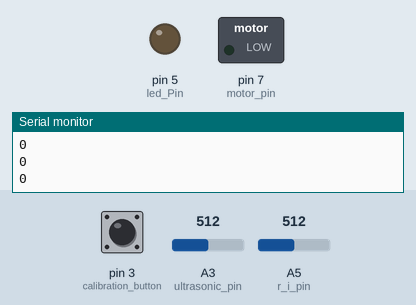
Bench run of a sketch on a simulated Arduino Uno, built with avr-gcc and run on an emulated ATmega328P. On the bench: switched loads named in the sketch (green lamp = pin HIGH), output pins drawn as LEDs (lit = HIGH), the last lines printed to the serial monitor. The test bench sets the inputs (shaded band); at power-on: A3 (ultrasonic_pin) = 512, A5 (r_i_pin) = 512, pin 3 (calibration_button) HIGH.

Above: at 1.2 s.
1.3 s: A3 (ultrasonic_pin) set to 40
At 2.1 s:
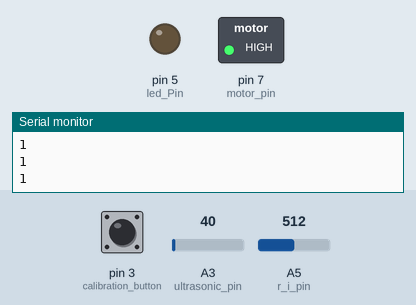
3.8 s: A5 (r_i_pin) set to 990
5.3 s: A5 (r_i_pin) set to 1011
At 6.3 s:
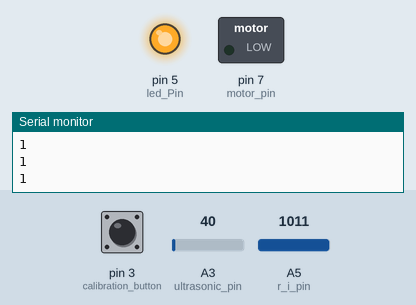
6.8 s: A5 (r_i_pin) set to 900
At 7.5 s:
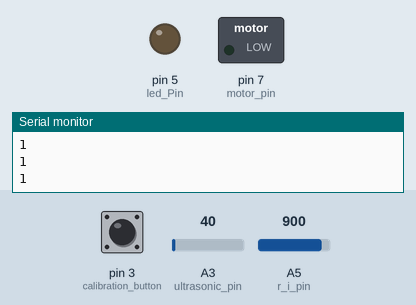
8.3 s: A5 (r_i_pin) set to 1010
At 8.8 s:
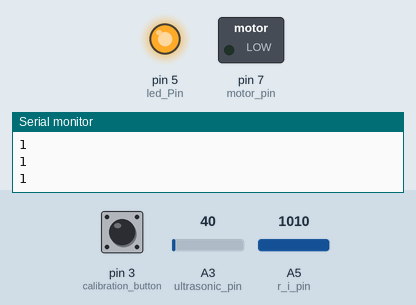
Timing chart, 0 to 10.8 s (numbered marks = the images above; inputs shaded):
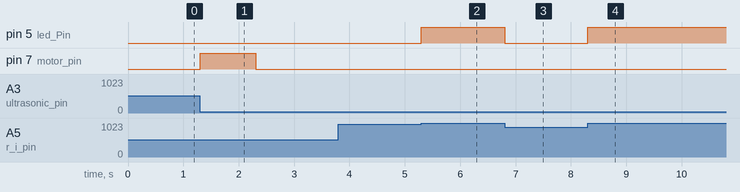

The sketch:

StepWatcher.ino
```cpp
#define TIMEVIBRATING 1000
#define MONITORINGRATE 10

int previous_ultrasonic = 110000;
int MINIMUMULTRA = 50;
int MINIMUMIR = 0;

//Probabilities and utility used in the Bayesian Filter function
float initial_prob[2] = { 0.5, 0.5};
float obstacle_given[2] = { 0.5, 0.5};
float us_given_obstacle[2] = { 0.9, 0.1 };
int utility[2] = { 11, -10 };

int pyramid_elements[2] = {1, 21};
int pyramid_length = 1;
int *buffer_accelerometer;

//Parameters monitoring function compare
const int ir_max = 1000, us_max = 1000;
const int ir_min = 0, us_min = 30;

long monitoring_time = 0, time_already_vibrating = 0;

int ir_threshold = 300;
const int r_i_pin = A5;
const int ultrasonic_pin = A3;
const int motor_pin = 7;
const int calibration_button = 3;
int led_Pin = 5;

//Flags using in the program
int problem_monitoring = 0;
int just_detected = 0;
int was_detected = 0;
int called_and_detected_check_sensor = 0;

void (*state)() = foot_in_air;

//A heap was used to store in a almost ordered way the last N values, it returns the average of the median values
class Heap {
  private:
    int *vector, size_v = 0, last_pos_available = 1;

    void organize(int initial_position) {
      int index_father = int(initial_position / 2);
      if (index_father == 0) {
        return;
      }
      int temp = vector[index_father];
      if (vector[index_father] > vector[initial_position]) {
        vector[index_father] = vector[initial_position];
        vector[initial_position] = temp;
        organize(index_father);
      }
    };

  public:
    Heap(int size_v) {
      vector = (int*)malloc(sizeof(int) * (size_v + 1));
      vector[0] = 0;
      this->size_v = size_v;
    };

    ~Heap() {
      delete vector;
    }

    void insert(int value) {
      vector[last_pos_available] = value;
      organize(last_pos_available);
      last_pos_available++;
    };

    //Considering the size N it returns the avererage of the n values, ignoring the extremes.
    //Because it is a binary heap it garantees removing the max and min values only if ignores multiples of 2.
    int get_average_n_mid(int n) {
      int i, accumulator = 0, begin = int((size_v - n) / 2) + 1;
      for (i = begin; i < n + begin; i++) {
        accumulator += vector[i];
      }
      return int(accumulator / n);
    };
};

void turn_on_motor() {
  digitalWrite(motor_pin, HIGH);;
}


void turn_off_motor() {
  digitalWrite(motor_pin, LOW);;
}

//Interrupt that calibrates the sensors, storing the value read int the threshold.
void calibration() {
  int ultrasonic_reading = sequence_sensors(ultrasonic_pin, 9, 5);
  int infrared_reading = sequence_sensors(r_i_pin, 9, 5);
  MINIMUMULTRA = ultrasonic_reading;
  ir_threshold = infrared_reading;
  just_detected = 0;
}

//Return  the average of the values with O(n) complexity.
int sequence_sensors(int pin, int buffer_size, int number_readings) {
  Heap heap(buffer_size);
  for (int i = 0; i < buffer_size; i++) {
    heap.insert(analogRead(pin));
  }
  return heap.get_average_n_mid(number_readings);
}

//state that takes the measuremt filtered of the ultrasonic and uses a simple Bayes filter to decide if it was an obstacle,
//if not assumes that both can happen with same chance(it forgot the past measuremts).
void check_sensors() {
  int ultrasonic_reading = sequence_sensors(ultrasonic_pin, 11, 5);
  int us_result = ultrasonic_reading < MINIMUMULTRA;
  Serial.println(us_result);
  if (is_obstacle(us_result, us_given_obstacle)  && !just_detected) {
    turn_on_motor();
    time_already_vibrating = millis();
    was_detected = 1;
    previous_ultrasonic = ultrasonic_reading;
    called_and_detected_check_sensor = 1;
    just_detected = 1;
  } else {
    initial_prob[0] = 0.5;
    initial_prob[1] = 0.5;
    called_and_detected_check_sensor = 0;
  }
  state = foot_in_air;
}

//Take the distance and compare with the threshold to define the position of the sensor. I also checks the timeout of the motor.
void foot_in_air() {
  int no_previous = 0;
  if ((millis() - time_already_vibrating > TIMEVIBRATING ) && was_detected) {
    turn_off_motor();
    was_detected = 0;
  }

  int ir_reading = sequence_sensors(r_i_pin, 9, 5);
  if (ir_reading > ir_threshold - 30) {
    state = check_sensors;
  }else{
    just_detected = 0;
  }
}

//Check if both sensors are conected correctly. If no information is received, the signal goes to almost 0(there is a resistor linking to ground).
int monitoring() {
  if (millis() - monitoring_time > MONITORINGRATE) {
    monitoring_time = millis();
    int ultrasonic_reading = sequence_sensors(ultrasonic_pin, 9, 5);
    int infrared_reading = sequence_sensors(r_i_pin, 9, 5);
    if (
      ultrasonic_reading > us_max || ultrasonic_reading < us_min ||
      infrared_reading > ir_max || infrared_reading < ir_min) {
      problem_monitoring = 1;
      digitalWrite(led_Pin, HIGH);
    } else {
      problem_monitoring = 0;
      digitalWrite(led_Pin, LOW);
    }
  }
}

//The bayes filter wass used to include uncertaints coming from the sensor, and to give a chance to define how "important" is
//a true positive vs false positive of the sensor(currently the sensor is biased to be conservative, more positives).
int is_obstacle(int value_ultrasonic, float* weights) {
  float accumulator_prob[2];
  int i;
  for (i = 0; i < 2; i++) {
    accumulator_prob[i] = obstacle_given[i] * initial_prob[i];
  }
  float probability_prediction[2];
  int index_ultrasonic = abs(1 - value_ultrasonic);
  probability_prediction[0] = weights[index_ultrasonic] * accumulator_prob[0];
  probability_prediction[1] = weights[!index_ultrasonic] * accumulator_prob[1];
  float sum = probability_prediction[0] + probability_prediction[1];
  probability_prediction[0] /= sum;
  probability_prediction[1] /= sum;
  //Avoid problems with 0 and 1 that were keeping the same valeus.
  if (probability_prediction[0] == 1 && probability_prediction[1] == 0) {
    initial_prob[0] = 0.99;
    initial_prob[1] = 0.01;
  } else if (probability_prediction[0] == 0 && probability_prediction[1] == 1) {
    initial_prob[0] = 0.01;
    initial_prob[1] = 0.99;
  } else {
    initial_prob[0] = probability_prediction[0];
    initial_prob[1] = probability_prediction[1];
  }
  if (abs(probability_prediction[0] * utility[0]) > abs(probability_prediction[1] * utility[1])) {
    return true;
  }
  return false;
}

void setup() {
  pinMode(led_Pin, OUTPUT);
  pinMode(motor_pin, OUTPUT);
  digitalWrite(led_Pin, LOW);
  digitalWrite(motor_pin, LOW);
  attachInterrupt(digitalPinToInterrupt(calibration_button), calibration, FALLING);
  Serial.begin(9600);
  buffer_accelerometer = (int*)malloc(sizeof(int) * pyramid_elements[pyramid_length - 1]);
}

void loop() {
  monitoring();
  if (!problem_monitoring){
    state();
  }
}
```

Measured:
- the behaviour switches between 1000 and 1001 on A5 (r_i_pin) (found by bisection; images 1 and 2)
- after the input at 1.3 s, pin 7 (motor_pin): LOW → HIGH at once, → LOW 1.0 s later
- after the input at 5.3 s, pin 5 (led_Pin): LOW → HIGH at once
- after the input at 6.8 s, pin 5 (led_Pin): HIGH → LOW at once
- after the input at 8.3 s, pin 5 (led_Pin): LOW → HIGH at once
